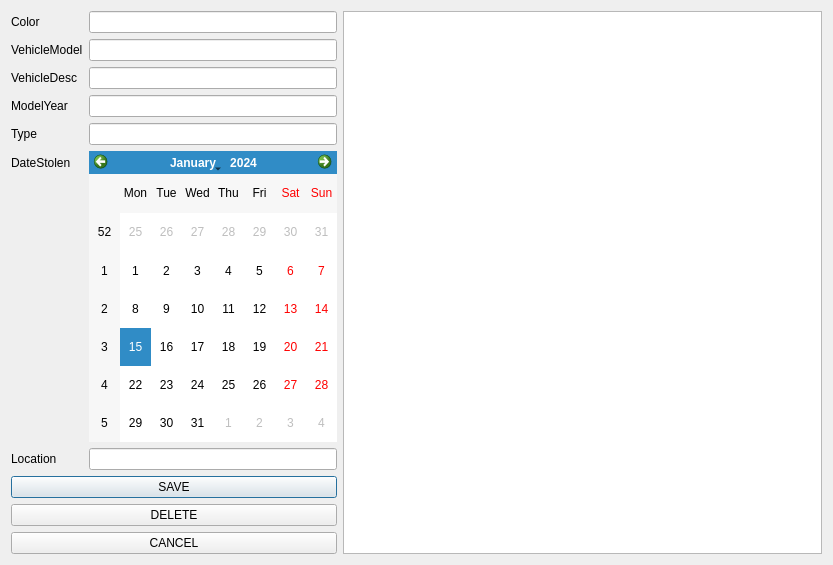
<?xml version="1.0" encoding="UTF-8"?>
<ui version="4.0">
 <class>FilterDialog</class>
 <widget class="QDialog" name="FilterDialog">
  <property name="geometry">
   <rect>
    <x>0</x>
    <y>0</y>
    <width>833</width>
    <height>565</height>
   </rect>
  </property>
  <property name="windowTitle">
   <string>Dialog</string>
  </property>
  <layout class="QFormLayout" name="formLayout_4">
   <item row="0" column="0">
    <layout class="QVBoxLayout" name="verticalLayout">
     <item>
      <layout class="QFormLayout" name="formLayout_3">
       <item row="0" column="0">
        <widget class="QLabel" name="label">
         <property name="text">
          <string>Color</string>
         </property>
        </widget>
       </item>
       <item row="1" column="0">
        <widget class="QLabel" name="label_2">
         <property name="text">
          <string>VehicleModel</string>
         </property>
        </widget>
       </item>
       <item row="2" column="0">
        <widget class="QLabel" name="label_3">
         <property name="text">
          <string>VehicleDesc</string>
         </property>
        </widget>
       </item>
       <item row="3" column="0">
        <widget class="QLabel" name="label_4">
         <property name="text">
          <string>ModelYear</string>
         </property>
        </widget>
       </item>
       <item row="4" column="0">
        <widget class="QLabel" name="label_5">
         <property name="text">
          <string>Type</string>
         </property>
        </widget>
       </item>
       <item row="5" column="0">
        <widget class="QLabel" name="label_6">
         <property name="text">
          <string>DateStolen</string>
         </property>
        </widget>
       </item>
       <item row="6" column="0">
        <widget class="QLabel" name="label_7">
         <property name="text">
          <string>Location</string>
         </property>
        </widget>
       </item>
       <item row="0" column="1">
        <widget class="QLineEdit" name="colorEdit"/>
       </item>
       <item row="1" column="1">
        <widget class="QLineEdit" name="modelEdit"/>
       </item>
       <item row="2" column="1">
        <widget class="QLineEdit" name="descEdit"/>
       </item>
       <item row="3" column="1">
        <widget class="QLineEdit" name="yearEdit"/>
       </item>
       <item row="4" column="1">
        <widget class="QLineEdit" name="typeEdit"/>
       </item>
       <item row="5" column="1">
        <widget class="QCalendarWidget" name="calender"/>
       </item>
       <item row="6" column="1">
        <widget class="QLineEdit" name="locationEdit"/>
       </item>
      </layout>
     </item>
     <item>
      <widget class="QPushButton" name="saveButton">
       <property name="text">
        <string>SAVE</string>
       </property>
      </widget>
     </item>
     <item>
      <widget class="QPushButton" name="deleteButton">
       <property name="text">
        <string>DELETE</string>
       </property>
      </widget>
     </item>
     <item>
      <widget class="QPushButton" name="cancelButton">
       <property name="text">
        <string>CANCEL</string>
       </property>
      </widget>
     </item>
    </layout>
   </item>
   <item row="0" column="1">
    <widget class="QTableView" name="filterView"/>
   </item>
  </layout>
 </widget>
 <resources/>
 <connections/>
</ui>
